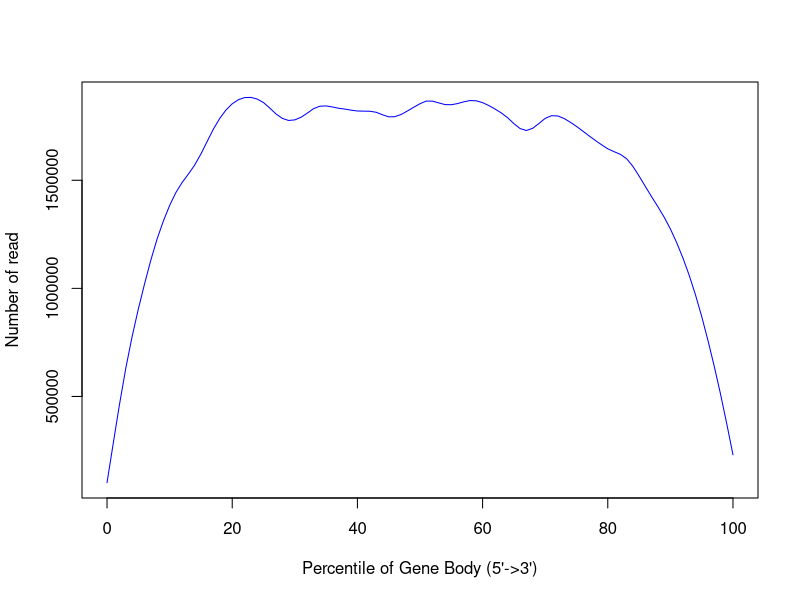

The R script that drew this image:
png('/rds/user/is460/hpc-work/muscle-rnaseq/ezbamqc/output/figs/srpk3_wt_ttnb_het_2.geneBodyCoverage.png',width=500,height=500,units='px')
x=c(0,1,2,3,4,5,6,7,8,9,10,11,12,13,14,15,16,17,18,19,20,21,22,23,24,25,26,27,28,29,30,31,32,33,34,35,36,37,38,39,40,41,42,43,44,45,46,47,48,49,50,51,52,53,54,55,56,57,58,59,60,61,62,63,64,65,66,67,68,69,70,71,72,73,74,75,76,77,78,79,80,81,82,83,84,85,86,87,88,89,90,91,92,93,94,95,96,97,98,99,100)
y=c(98775,270890,464417,658337,781110,892946,1006385,1141411,1234982,1309449,1370896,1459949,1509986,1508875,1549865,1632855,1665324,1748327,1797394,1815680,1858712,1873214,1875718,1894217,1863652,1874232,1842513,1797563,1774278,1776974,1779062,1788514,1795443,1851120,1851388,1849763,1826482,1825639,1841766,1823138,1811313,1814629,1824788,1833328,1805034,1774985,1785178,1810571,1825770,1830257,1846983,1883250,1885003,1843591,1840907,1847000,1846711,1870685,1871801,1873171,1858354,1843461,1823671,1813458,1799082,1780504,1716842,1713680,1737662,1755514,1800800,1816529,1795999,1779743,1765119,1753649,1726588,1701325,1686955,1668256,1643924,1602586,1636946,1619325,1567070,1511257,1471235,1411535,1377148,1339514,1274108,1210073,1142955,1057301,976000,875203,750764,641628,519271,381593,219018)
smoothsp = smooth.spline(x,y,spar=0.35)
plot(smoothsp,type="l",col="blue",xlab="Percentile of Gene Body (5'->3')",ylab="Number of read",xlim=c(0,100))
dev.state = dev.off()
